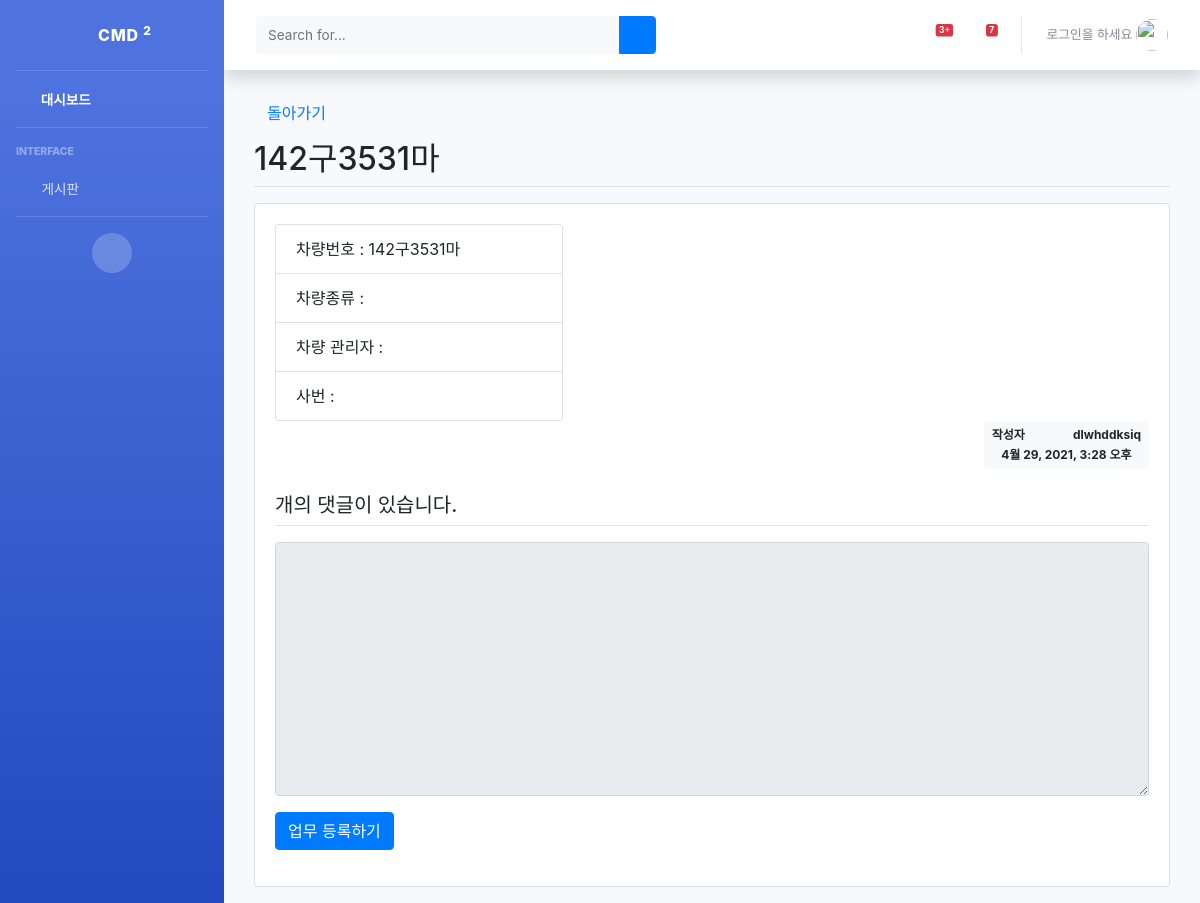
The app's page /pybo/drive_list/1/, older data.
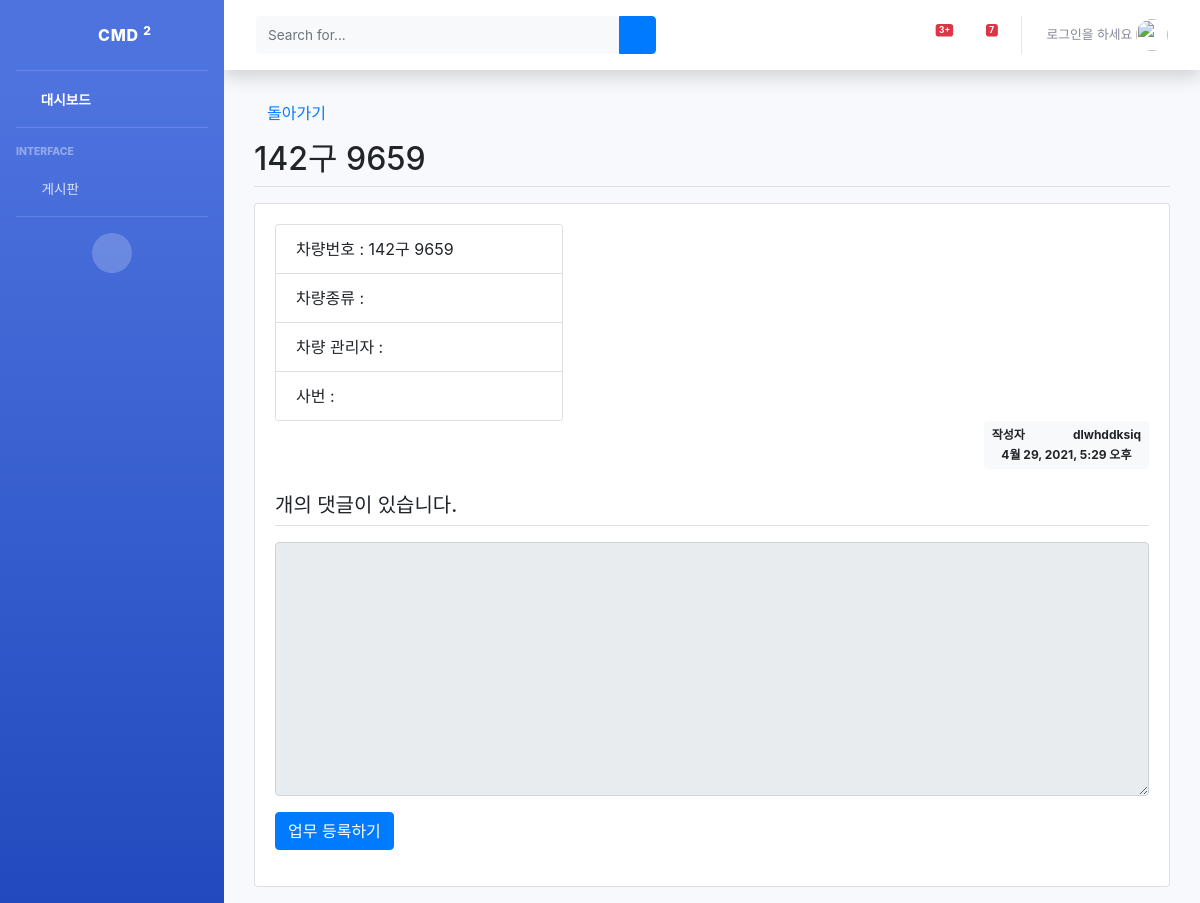
The same page, newer data.
### pybo/models.py (models this page shows, shortened)
class CMD_Information(models.Model):
    Car_num = models.CharField(max_length=15)
    Car_variety = models.CharField(max_length=10)
    Car_manager = models.CharField(max_length=10)
    cmd_bussiness_num = models.CharField(max_length=15)
    start_date = models.DateTimeField(null=True, blank=True)
    time_start = models.DateTimeField(null=True, blank=True)
    time_end = models.DateTimeField(null=True, blank=True)
    position_start = models.CharField(max_length=10)
    position_end = models.CharField(max_length=10)
    author = models.ForeignKey(User, on_delete=models.CASCADE)
    create_date = models.DateTimeField()
    modify_date = models.DateTimeField(null=True, blank=True)

### pybo/views_drive.py (the view)
# urls.py: path('drive_list/<int:cmd_id>/', views_drive.cmd_detail, name='cmd_detail'),
def cmd_detail(request, cmd_id):
    cmd= get_object_or_404(CMD_Information, pk=cmd_id)
    context = {'cmd': cmd}
    return render(request, 'pybo/drive_detail.html', context)

### templates/pybo/drive_detail.html (shortened to what this page needs)
{% extends 'base.html' %}
{% load static %}
{% block content %}
    <link rel="stylesheet" type="text/css" href="{% static 'bootstrap.min.css' %}">
    <div class="container my-3">
        <button class="btn btn-facebook"><a href="{% url 'pybo:index2' %}">돌아가기</a></button>
        <h2 class="border-bottom py-2">{{ cmd.Car_num }}</h2>
        <div class="card my-3">
                        <div class="card-body">
                              <div class="card" style="width: 18rem;">
                <ul class="list-group list-group-flush">
                    <li class="list-group-item">차량번호 : {{ cmd.Car_num }}</li>
                    <li class="list-group-item">차량종류 : {{ cmd.Car_variety }}</li>
                    <li class="list-group-item">차량 관리자 : {{ cmd.Car_manager }}</li>
                    <li class="list-group-item">사번 : {{ cmd.bussiness_num }}</li>
                </ul>
            </div>
                            <div class="d-flex justify-content-end">
                                <div class="badge badge-light p-2">
                                    <div class="mb-2"><span class="author mr-5">작성자</span>{{ cmd.author.username }}</div>
                                    {{ cmd.create_date }}
                                </div>
                            </div>
    <h5 class="border-bottom my-3 py-2">{{ cmd.answer_set.count }}개의 댓글이 있습니다.</h5>
    <form action="{% url 'pybo:cmd_answer_create' cmd.id %}" method="post" class="my-3">
        <div class="form-group">
                   <textarea {% if not user.is_authenticated %}disabled{% endif %}
                             name="content" id="content" class="form-control" rows="10"></textarea>
        </div>
        <input type="submit" value="업무 등록하기" class="btn btn-primary">
    </form>
    </div>
{% endblock %}

Row changes from the older to the newer data that the page shows:
changed CMD_Information "dlwhddksiq": Car_num "142구3531마" → "142구 9659"; create_date "4월 29, 2021, 3:28 오후" → "4월 29, 2021, 5:29 오후"
